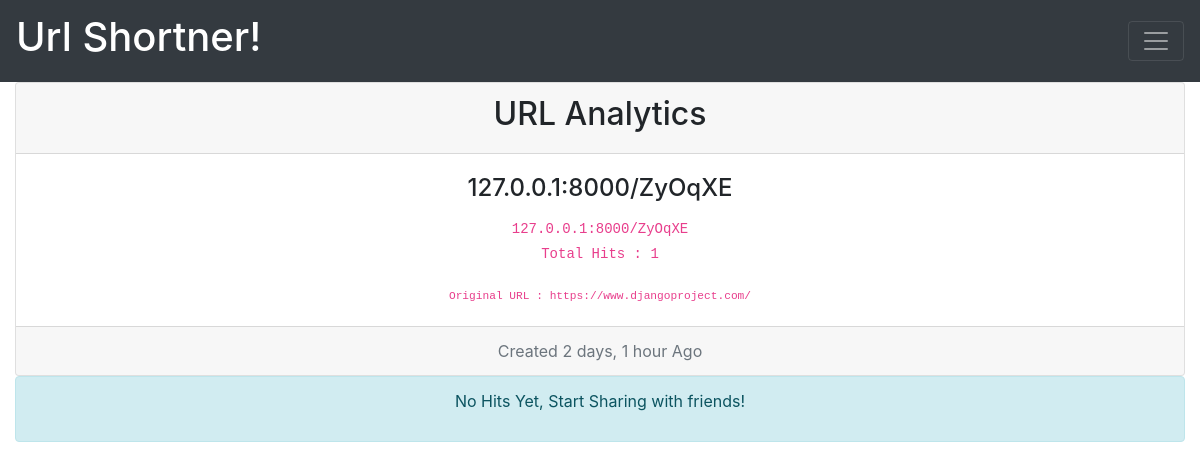
The app's page /tableview/21, older data.
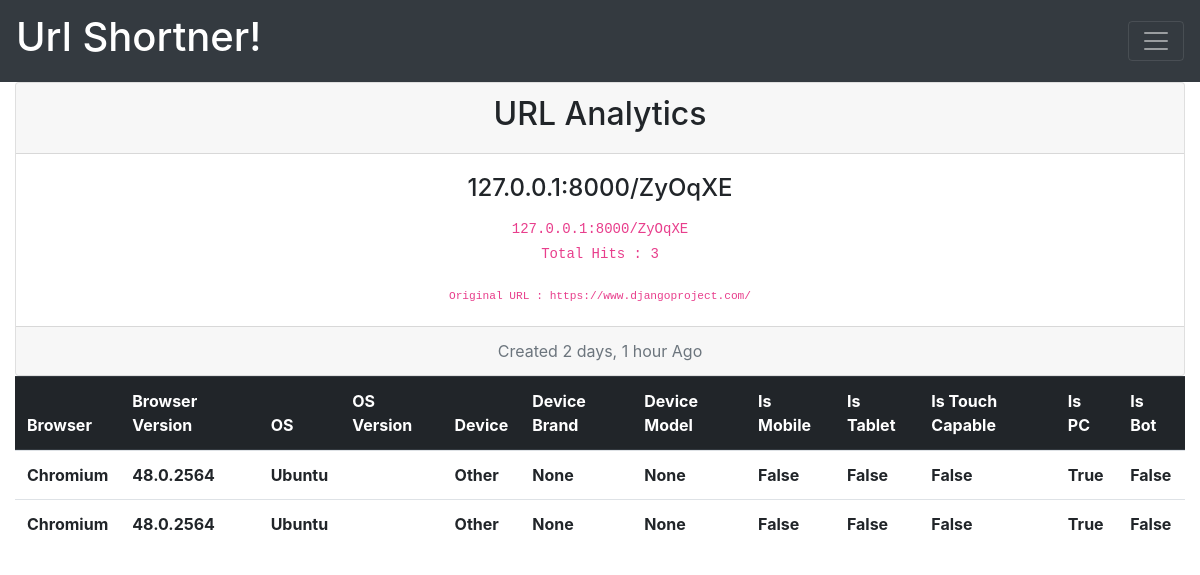
The same page, newer data.
### st/models.py (models this page shows, shortened)
class Shortner(models.Model):
	url_field         = models.CharField(max_length=300)
	shortcode         = models.CharField(max_length=6,blank=True , null = True)
	created	          = models.DateTimeField(auto_now_add=True)
	updated           = models.DateTimeField(auto_now=True)
	count             = models.IntegerField(default=0)
	def get_short_url(self):
		return '127.0.0.1:8000/%s' %(self.shortcode)

class Analytic(models.Model):
	url               = models.ForeignKey(Shortner,related_name='analytic',on_delete=models.CASCADE,)
	browser	  		  = models.CharField(max_length=300,blank=True,null=True)
	browser_version	  = models.CharField(max_length=300,blank=True,null=True)
	os                = models.CharField(max_length=300,blank=True,null=True)
	os_version        = models.CharField(max_length=300,blank=True,null=True)
	device            = models.CharField(max_length=300,blank=True,null=True)
	device_brand      = models.CharField(max_length=300,blank=True,null=True)
	device_model      = models.CharField(max_length=300,blank=True,null=True)
	is_mobile         = models.NullBooleanField()
	is_tablet         = models.NullBooleanField()
	is_touch_capable  = models.NullBooleanField()
	is_pc             = models.NullBooleanField()
	is_bot            = models.NullBooleanField()

### st/views.py (the view)
# urls.py: url(r'^tableview/(?P<id>\d+)$', analytic_view_table, name='analytic_view_table'),
def analytic_view_table(request,id=None):
	obj=get_object_or_404(Shortner,id=id)
	analytic = Analytic.objects.filter(url=obj)
	context={'object':obj,'analytic':analytic}
	return render(request,'tableview.html',context)

### templates/tableview.html (shortened to what this page needs)
{% extends 'base.html' %}
{% block content %}
<div class="container-fluid">
	<div class="card text-center">
  <div class="card-header">
    <h2>URL Analytics</h2>
  </div>
  <div class="card-body">
    <h4 class="card-title"  >{{object.get_short_url}}</h4>
    <code>{{object.get_short_url}}</code>
    <p class="card-text"><code>Total Hits : {{object.count}}</code></p>
    <code><small>Original URL : {{object.url_field}}</small></code><br>
   </div>
  <div class="card-footer text-muted">
    Created {{object.created | timesince}} Ago
  </div>
</div>
{% if analytic  %}
<table class="table">
  <thead class="thead-dark">
      <th scope="col">Browser</th>
      <th scope="col">Browser Version</th>
      <th scope="col">OS</th>
      <th scope="col">OS Version</th>
      <th scope="col">Device</th>
      <th scope="col">Device Brand</th>
      <th scope="col">Device Model</th>
      <th scope="col">Is Mobile</th>
      <th scope="col">Is Tablet</th>
      <th scope="col">Is Touch Capable</th>
      <th scope="col">Is PC</th>
      <th scope="col">Is Bot</th>
  </thead>
  <tbody>
  	<tr>{% for obj in analytic %}
    <tr>
      <th scope="row">{{obj.browser}}</th>
      <th scope="row">{{obj.browser_version}}</th>
      <th scope="row">{{obj.os}}</th>
      <th scope="row">{{obj.os_version}}</th>
      <th scope="row">{{obj.device}}</th>
      <th scope="row">{{obj.device_brand}}</th>
      <th scope="row">{{obj.device_model}}</th>
      <th scope="row">{{obj.is_mobile}}</th>
      <th scope="row">{{obj.is_tablet}}</th>
      <th scope="row">{{obj.is_touch_capable}}</th>
      <th scope="row">{{obj.is_pc}}</th>
      <th scope="row">{{obj.is_bot}}</th>
    </tr>
  {%  endfor %}
  </tbody>
</table>{% else %}
<div class="alert alert-info" role="alert" align="text-center">
  <p class="text-center">No Hits Yet, Start Sharing with friends!</p>
</div>
</div>
{% endif %}
{% endblock %}

Row changes from the older to the newer data that the page shows:
changed Shortner "127.0.0.1:8000/ZyOqXE": count "1" → "3"
added Analytic: browser "Chromium", browser_version "48.0.2564", os "Ubuntu", device "Other", device_brand "None", device_model "None", is_mobile "False", is_tablet "False", is_touch_capable "False", is_pc "True", is_bot "False"
added Analytic: browser "Chromium", browser_version "48.0.2564", os "Ubuntu", device "Other", device_brand "None", device_model "None", is_mobile "False", is_tablet "False", is_touch_capable "False", is_pc "True", is_bot "False"
Text that changed along with them:
text no longer shown: "No Hits Yet, Start Sharing with friends!"
text now shown: "Browser Browser Version OS OS Version Device Device Brand Device Model Is Mobile Is Tablet Is Touch Capable Is PC Is Bot"
